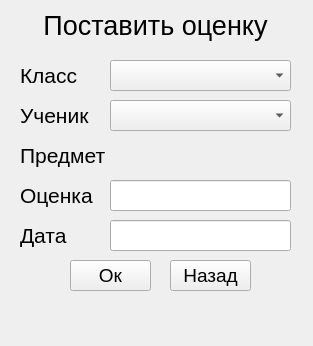
<?xml version="1.0" encoding="UTF-8"?>
<ui version="4.0">
 <class>Form</class>
 <widget class="QWidget" name="Form">
  <property name="geometry">
   <rect>
    <x>0</x>
    <y>0</y>
    <width>313</width>
    <height>346</height>
   </rect>
  </property>
  <property name="windowTitle">
   <string>Поставить оценку</string>
  </property>
  <widget class="QLabel" name="Title">
   <property name="geometry">
    <rect>
     <x>0</x>
     <y>10</y>
     <width>311</width>
     <height>31</height>
    </rect>
   </property>
   <property name="font">
    <font>
     <pointsize>20</pointsize>
    </font>
   </property>
   <property name="text">
    <string>Поставить оценку</string>
   </property>
   <property name="alignment">
    <set>Qt::AlignCenter</set>
   </property>
  </widget>
  <widget class="QComboBox" name="ClassBox">
   <property name="geometry">
    <rect>
     <x>110</x>
     <y>60</y>
     <width>181</width>
     <height>31</height>
    </rect>
   </property>
  </widget>
  <widget class="QLabel" name="Title_2">
   <property name="geometry">
    <rect>
     <x>20</x>
     <y>60</y>
     <width>91</width>
     <height>31</height>
    </rect>
   </property>
   <property name="font">
    <font>
     <pointsize>16</pointsize>
    </font>
   </property>
   <property name="text">
    <string>Класс</string>
   </property>
   <property name="alignment">
    <set>Qt::AlignLeading|Qt::AlignLeft|Qt::AlignVCenter</set>
   </property>
  </widget>
  <widget class="QLabel" name="Title_3">
   <property name="geometry">
    <rect>
     <x>20</x>
     <y>100</y>
     <width>91</width>
     <height>31</height>
    </rect>
   </property>
   <property name="font">
    <font>
     <pointsize>16</pointsize>
    </font>
   </property>
   <property name="text">
    <string>Ученик</string>
   </property>
   <property name="alignment">
    <set>Qt::AlignLeading|Qt::AlignLeft|Qt::AlignVCenter</set>
   </property>
  </widget>
  <widget class="QComboBox" name="PupilBox">
   <property name="geometry">
    <rect>
     <x>110</x>
     <y>100</y>
     <width>181</width>
     <height>31</height>
    </rect>
   </property>
  </widget>
  <widget class="QLabel" name="Title_4">
   <property name="geometry">
    <rect>
     <x>20</x>
     <y>140</y>
     <width>91</width>
     <height>31</height>
    </rect>
   </property>
   <property name="font">
    <font>
     <pointsize>16</pointsize>
    </font>
   </property>
   <property name="text">
    <string>Предмет</string>
   </property>
   <property name="alignment">
    <set>Qt::AlignLeading|Qt::AlignLeft|Qt::AlignVCenter</set>
   </property>
  </widget>
  <widget class="QLabel" name="Item">
   <property name="geometry">
    <rect>
     <x>110</x>
     <y>140</y>
     <width>181</width>
     <height>31</height>
    </rect>
   </property>
   <property name="font">
    <font>
     <pointsize>16</pointsize>
    </font>
   </property>
   <property name="text">
    <string/>
   </property>
   <property name="alignment">
    <set>Qt::AlignLeading|Qt::AlignLeft|Qt::AlignVCenter</set>
   </property>
  </widget>
  <widget class="QLabel" name="Title_5">
   <property name="geometry">
    <rect>
     <x>20</x>
     <y>180</y>
     <width>91</width>
     <height>31</height>
    </rect>
   </property>
   <property name="font">
    <font>
     <pointsize>16</pointsize>
    </font>
   </property>
   <property name="text">
    <string>Оценка</string>
   </property>
   <property name="alignment">
    <set>Qt::AlignLeading|Qt::AlignLeft|Qt::AlignVCenter</set>
   </property>
  </widget>
  <widget class="QPushButton" name="Ok">
   <property name="geometry">
    <rect>
     <x>70</x>
     <y>260</y>
     <width>81</width>
     <height>31</height>
    </rect>
   </property>
   <property name="maximumSize">
    <size>
     <width>111</width>
     <height>16777215</height>
    </size>
   </property>
   <property name="font">
    <font>
     <pointsize>14</pointsize>
    </font>
   </property>
   <property name="text">
    <string>Ок</string>
   </property>
  </widget>
  <widget class="QLineEdit" name="line">
   <property name="geometry">
    <rect>
     <x>110</x>
     <y>180</y>
     <width>181</width>
     <height>31</height>
    </rect>
   </property>
  </widget>
  <widget class="QLabel" name="labelNot">
   <property name="enabled">
    <bool>true</bool>
   </property>
   <property name="geometry">
    <rect>
     <x>0</x>
     <y>290</y>
     <width>311</width>
     <height>21</height>
    </rect>
   </property>
   <property name="font">
    <font>
     <pointsize>10</pointsize>
    </font>
   </property>
   <property name="text">
    <string/>
   </property>
   <property name="alignment">
    <set>Qt::AlignCenter</set>
   </property>
  </widget>
  <widget class="QPushButton" name="Exit">
   <property name="geometry">
    <rect>
     <x>170</x>
     <y>260</y>
     <width>81</width>
     <height>31</height>
    </rect>
   </property>
   <property name="maximumSize">
    <size>
     <width>111</width>
     <height>16777215</height>
    </size>
   </property>
   <property name="font">
    <font>
     <pointsize>14</pointsize>
    </font>
   </property>
   <property name="text">
    <string>Назад</string>
   </property>
  </widget>
  <widget class="QLabel" name="Title_6">
   <property name="geometry">
    <rect>
     <x>20</x>
     <y>220</y>
     <width>91</width>
     <height>31</height>
    </rect>
   </property>
   <property name="font">
    <font>
     <pointsize>16</pointsize>
    </font>
   </property>
   <property name="text">
    <string>Дата</string>
   </property>
   <property name="alignment">
    <set>Qt::AlignLeading|Qt::AlignLeft|Qt::AlignVCenter</set>
   </property>
  </widget>
  <widget class="QLineEdit" name="Date">
   <property name="geometry">
    <rect>
     <x>110</x>
     <y>220</y>
     <width>181</width>
     <height>31</height>
    </rect>
   </property>
  </widget>
 </widget>
 <resources/>
 <connections/>
</ui>
